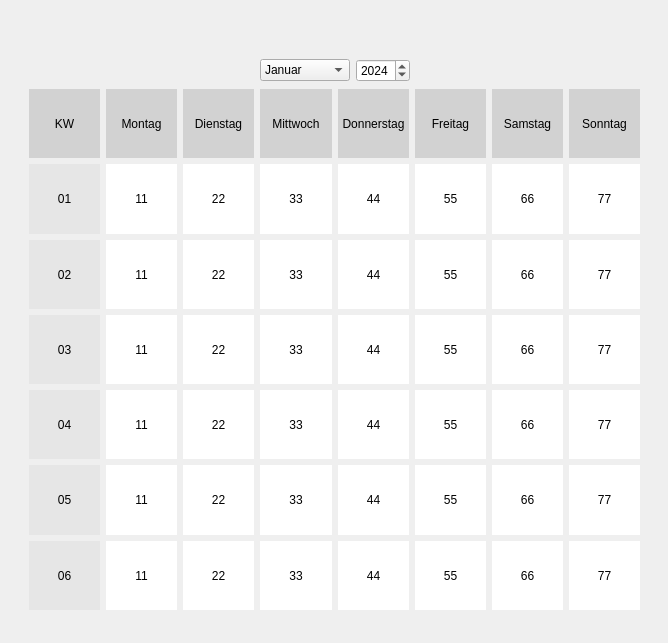
<?xml version="1.0" encoding="UTF-8"?>
<ui version="4.0">
 <class>Form</class>
 <widget class="QWidget" name="Form">
  <property name="geometry">
   <rect>
    <x>0</x>
    <y>0</y>
    <width>668</width>
    <height>643</height>
   </rect>
  </property>
  <property name="windowTitle">
   <string>Form</string>
  </property>
  <widget class="QWidget" name="horizontalLayoutWidget">
   <property name="geometry">
    <rect>
     <x>29</x>
     <y>50</y>
     <width>611</width>
     <height>41</height>
    </rect>
   </property>
   <layout class="QHBoxLayout" name="horizontalLayout">
    <item>
     <spacer name="horizontalSpacer">
      <property name="orientation">
       <enum>Qt::Orientation::Horizontal</enum>
      </property>
      <property name="sizeHint" stdset="0">
       <size>
        <width>40</width>
        <height>20</height>
       </size>
      </property>
     </spacer>
    </item>
    <item>
     <widget class="QComboBox" name="comboBoxMonat">
      <property name="toolTip">
       <string>Monat</string>
      </property>
      <property name="layoutDirection">
       <enum>Qt::LayoutDirection::LeftToRight</enum>
      </property>
      <item>
       <property name="text">
        <string>Januar</string>
       </property>
      </item>
      <item>
       <property name="text">
        <string>Februar</string>
       </property>
      </item>
      <item>
       <property name="text">
        <string>März</string>
       </property>
      </item>
      <item>
       <property name="text">
        <string>April</string>
       </property>
      </item>
      <item>
       <property name="text">
        <string>Mai</string>
       </property>
      </item>
      <item>
       <property name="text">
        <string>Juni</string>
       </property>
      </item>
      <item>
       <property name="text">
        <string>Juli</string>
       </property>
      </item>
      <item>
       <property name="text">
        <string>August</string>
       </property>
      </item>
      <item>
       <property name="text">
        <string>September</string>
       </property>
      </item>
      <item>
       <property name="text">
        <string>Oktober</string>
       </property>
      </item>
      <item>
       <property name="text">
        <string>November</string>
       </property>
      </item>
      <item>
       <property name="text">
        <string>Dezember</string>
       </property>
      </item>
     </widget>
    </item>
    <item>
     <widget class="QSpinBox" name="spinBoxJahreszahl">
      <property name="toolTip">
       <string>Jahreszahl</string>
      </property>
      <property name="layoutDirection">
       <enum>Qt::LayoutDirection::LeftToRight</enum>
      </property>
      <property name="maximum">
       <number>9998</number>
      </property>
      <property name="value">
       <number>2024</number>
      </property>
     </widget>
    </item>
    <item>
     <spacer name="horizontalSpacer_2">
      <property name="orientation">
       <enum>Qt::Orientation::Horizontal</enum>
      </property>
      <property name="sizeHint" stdset="0">
       <size>
        <width>20</width>
        <height>20</height>
       </size>
      </property>
     </spacer>
    </item>
   </layout>
  </widget>
  <widget class="QWidget" name="verticalLayoutWidget">
   <property name="geometry">
    <rect>
     <x>29</x>
     <y>89</y>
     <width>611</width>
     <height>521</height>
    </rect>
   </property>
   <layout class="QVBoxLayout" name="verticalLayout">
    <item>
     <layout class="QHBoxLayout" name="horizontalLayout_2">
      <item>
       <widget class="QLabel" name="LabelKW">
        <property name="styleSheet">
         <string notr="true">background-color: rgb(210, 210, 210);</string>
        </property>
        <property name="text">
         <string>KW</string>
        </property>
        <property name="alignment">
         <set>Qt::AlignmentFlag::AlignCenter</set>
        </property>
       </widget>
      </item>
      <item>
       <widget class="QLabel" name="labelMon">
        <property name="styleSheet">
         <string notr="true">background-color: rgb(210, 210, 210);</string>
        </property>
        <property name="text">
         <string>Montag</string>
        </property>
        <property name="alignment">
         <set>Qt::AlignmentFlag::AlignCenter</set>
        </property>
       </widget>
      </item>
      <item>
       <widget class="QLabel" name="labelTue">
        <property name="styleSheet">
         <string notr="true">background-color: rgb(210, 210, 210);</string>
        </property>
        <property name="text">
         <string>Dienstag</string>
        </property>
        <property name="alignment">
         <set>Qt::AlignmentFlag::AlignCenter</set>
        </property>
       </widget>
      </item>
      <item>
       <widget class="QLabel" name="labelWed">
        <property name="styleSheet">
         <string notr="true">background-color: rgb(210, 210, 210);</string>
        </property>
        <property name="text">
         <string>Mittwoch</string>
        </property>
        <property name="alignment">
         <set>Qt::AlignmentFlag::AlignCenter</set>
        </property>
       </widget>
      </item>
      <item>
       <widget class="QLabel" name="labelThu">
        <property name="styleSheet">
         <string notr="true">background-color: rgb(210, 210, 210);</string>
        </property>
        <property name="text">
         <string>Donnerstag</string>
        </property>
        <property name="alignment">
         <set>Qt::AlignmentFlag::AlignCenter</set>
        </property>
       </widget>
      </item>
      <item>
       <widget class="QLabel" name="labelFri">
        <property name="styleSheet">
         <string notr="true">background-color: rgb(210, 210, 210);</string>
        </property>
        <property name="text">
         <string>Freitag</string>
        </property>
        <property name="alignment">
         <set>Qt::AlignmentFlag::AlignCenter</set>
        </property>
       </widget>
      </item>
      <item>
       <widget class="QLabel" name="labelSat">
        <property name="styleSheet">
         <string notr="true">background-color: rgb(210, 210, 210);</string>
        </property>
        <property name="text">
         <string>Samstag</string>
        </property>
        <property name="alignment">
         <set>Qt::AlignmentFlag::AlignCenter</set>
        </property>
       </widget>
      </item>
      <item>
       <widget class="QLabel" name="labelSun">
        <property name="styleSheet">
         <string notr="true">background-color: rgb(210, 210, 210);</string>
        </property>
        <property name="text">
         <string>Sonntag</string>
        </property>
        <property name="alignment">
         <set>Qt::AlignmentFlag::AlignCenter</set>
        </property>
       </widget>
      </item>
     </layout>
    </item>
    <item>
     <layout class="QHBoxLayout" name="horizontalLayout_3">
      <item>
       <widget class="QLabel" name="LabelKW_2">
        <property name="styleSheet">
         <string notr="true">background-color: rgb(230, 230, 230);</string>
        </property>
        <property name="text">
         <string>01</string>
        </property>
        <property name="alignment">
         <set>Qt::AlignmentFlag::AlignCenter</set>
        </property>
       </widget>
      </item>
      <item>
       <widget class="QLabel" name="labelMon_2">
        <property name="styleSheet">
         <string notr="true">background-color: rgb(255, 255, 255);</string>
        </property>
        <property name="text">
         <string>11</string>
        </property>
        <property name="alignment">
         <set>Qt::AlignmentFlag::AlignCenter</set>
        </property>
       </widget>
      </item>
      <item>
       <widget class="QLabel" name="labelTue_2">
        <property name="styleSheet">
         <string notr="true">background-color: rgb(255, 255, 255);</string>
        </property>
        <property name="text">
         <string>22</string>
        </property>
        <property name="alignment">
         <set>Qt::AlignmentFlag::AlignCenter</set>
        </property>
       </widget>
      </item>
      <item>
       <widget class="QLabel" name="labelWed_2">
        <property name="styleSheet">
         <string notr="true">background-color: rgb(255, 255, 255);</string>
        </property>
        <property name="text">
         <string>33</string>
        </property>
        <property name="alignment">
         <set>Qt::AlignmentFlag::AlignCenter</set>
        </property>
       </widget>
      </item>
      <item>
       <widget class="QLabel" name="labelThu_2">
        <property name="styleSheet">
         <string notr="true">background-color: rgb(255, 255, 255);</string>
        </property>
        <property name="text">
         <string>44</string>
        </property>
        <property name="alignment">
         <set>Qt::AlignmentFlag::AlignCenter</set>
        </property>
       </widget>
      </item>
      <item>
       <widget class="QLabel" name="labelFri_2">
        <property name="styleSheet">
         <string notr="true">background-color: rgb(255, 255, 255);</string>
        </property>
        <property name="text">
         <string>55</string>
        </property>
        <property name="alignment">
         <set>Qt::AlignmentFlag::AlignCenter</set>
        </property>
       </widget>
      </item>
      <item>
       <widget class="QLabel" name="labelSat_2">
        <property name="styleSheet">
         <string notr="true">background-color: rgb(255, 255, 255);</string>
        </property>
        <property name="text">
         <string>66</string>
        </property>
        <property name="alignment">
         <set>Qt::AlignmentFlag::AlignCenter</set>
        </property>
       </widget>
      </item>
      <item>
       <widget class="QLabel" name="labelSun_2">
        <property name="styleSheet">
         <string notr="true">background-color: rgb(255, 255, 255);</string>
        </property>
        <property name="text">
         <string>77</string>
        </property>
        <property name="alignment">
         <set>Qt::AlignmentFlag::AlignCenter</set>
        </property>
       </widget>
      </item>
     </layout>
    </item>
    <item>
     <layout class="QHBoxLayout" name="horizontalLayout_4">
      <item>
       <widget class="QLabel" name="LabelKW_3">
        <property name="styleSheet">
         <string notr="true">background-color: rgb(230, 230, 230);</string>
        </property>
        <property name="text">
         <string>02</string>
        </property>
        <property name="alignment">
         <set>Qt::AlignmentFlag::AlignCenter</set>
        </property>
       </widget>
      </item>
      <item>
       <widget class="QLabel" name="labelMon_3">
        <property name="styleSheet">
         <string notr="true">background-color: rgb(255, 255, 255);</string>
        </property>
        <property name="text">
         <string>11</string>
        </property>
        <property name="alignment">
         <set>Qt::AlignmentFlag::AlignCenter</set>
        </property>
       </widget>
      </item>
      <item>
       <widget class="QLabel" name="labelTue_3">
        <property name="styleSheet">
         <string notr="true">background-color: rgb(255, 255, 255);</string>
        </property>
        <property name="text">
         <string>22</string>
        </property>
        <property name="alignment">
         <set>Qt::AlignmentFlag::AlignCenter</set>
        </property>
       </widget>
      </item>
      <item>
       <widget class="QLabel" name="labelWed_3">
        <property name="styleSheet">
         <string notr="true">background-color: rgb(255, 255, 255);</string>
        </property>
        <property name="text">
         <string>33</string>
        </property>
        <property name="alignment">
         <set>Qt::AlignmentFlag::AlignCenter</set>
        </property>
       </widget>
      </item>
      <item>
       <widget class="QLabel" name="labelThu_3">
        <property name="styleSheet">
         <string notr="true">background-color: rgb(255, 255, 255);</string>
        </property>
        <property name="text">
         <string>44</string>
        </property>
        <property name="alignment">
         <set>Qt::AlignmentFlag::AlignCenter</set>
        </property>
       </widget>
      </item>
      <item>
       <widget class="QLabel" name="labelFri_3">
        <property name="styleSheet">
         <string notr="true">background-color: rgb(255, 255, 255);</string>
        </property>
        <property name="text">
         <string>55</string>
        </property>
        <property name="alignment">
         <set>Qt::AlignmentFlag::AlignCenter</set>
        </property>
       </widget>
      </item>
      <item>
       <widget class="QLabel" name="labelSat_3">
        <property name="styleSheet">
         <string notr="true">background-color: rgb(255, 255, 255);</string>
        </property>
        <property name="text">
         <string>66</string>
        </property>
        <property name="alignment">
         <set>Qt::AlignmentFlag::AlignCenter</set>
        </property>
       </widget>
      </item>
      <item>
       <widget class="QLabel" name="labelSun_3">
        <property name="styleSheet">
         <string notr="true">background-color: rgb(255, 255, 255);</string>
        </property>
        <property name="text">
         <string>77</string>
        </property>
        <property name="alignment">
         <set>Qt::AlignmentFlag::AlignCenter</set>
        </property>
       </widget>
      </item>
     </layout>
    </item>
    <item>
     <layout class="QHBoxLayout" name="horizontalLayout_5">
      <item>
       <widget class="QLabel" name="LabelKW_4">
        <property name="styleSheet">
         <string notr="true">background-color: rgb(230, 230, 230);</string>
        </property>
        <property name="text">
         <string>03</string>
        </property>
        <property name="alignment">
         <set>Qt::AlignmentFlag::AlignCenter</set>
        </property>
       </widget>
      </item>
      <item>
       <widget class="QLabel" name="labelMon_4">
        <property name="styleSheet">
         <string notr="true">background-color: rgb(255, 255, 255);</string>
        </property>
        <property name="text">
         <string>11</string>
        </property>
        <property name="alignment">
         <set>Qt::AlignmentFlag::AlignCenter</set>
        </property>
       </widget>
      </item>
      <item>
       <widget class="QLabel" name="labelTue_4">
        <property name="styleSheet">
         <string notr="true">background-color: rgb(255, 255, 255);</string>
        </property>
        <property name="text">
         <string>22</string>
        </property>
        <property name="alignment">
         <set>Qt::AlignmentFlag::AlignCenter</set>
        </property>
       </widget>
      </item>
      <item>
       <widget class="QLabel" name="labelWed_4">
        <property name="styleSheet">
         <string notr="true">background-color: rgb(255, 255, 255);</string>
        </property>
        <property name="text">
         <string>33</string>
        </property>
        <property name="alignment">
         <set>Qt::AlignmentFlag::AlignCenter</set>
        </property>
       </widget>
      </item>
      <item>
       <widget class="QLabel" name="labelThu_4">
        <property name="styleSheet">
         <string notr="true">background-color: rgb(255, 255, 255);</string>
        </property>
        <property name="text">
         <string>44</string>
        </property>
        <property name="alignment">
         <set>Qt::AlignmentFlag::AlignCenter</set>
        </property>
       </widget>
      </item>
      <item>
       <widget class="QLabel" name="labelFri_4">
        <property name="styleSheet">
         <string notr="true">background-color: rgb(255, 255, 255);</string>
        </property>
        <property name="text">
         <string>55</string>
        </property>
        <property name="alignment">
         <set>Qt::AlignmentFlag::AlignCenter</set>
        </property>
       </widget>
      </item>
      <item>
       <widget class="QLabel" name="labelSat_4">
        <property name="styleSheet">
         <string notr="true">background-color: rgb(255, 255, 255);</string>
        </property>
        <property name="text">
         <string>66</string>
        </property>
        <property name="alignment">
         <set>Qt::AlignmentFlag::AlignCenter</set>
        </property>
       </widget>
      </item>
      <item>
       <widget class="QLabel" name="labelSun_4">
        <property name="styleSheet">
         <string notr="true">background-color: rgb(255, 255, 255);</string>
        </property>
        <property name="text">
         <string>77</string>
        </property>
        <property name="alignment">
         <set>Qt::AlignmentFlag::AlignCenter</set>
        </property>
       </widget>
      </item>
     </layout>
    </item>
    <item>
     <layout class="QHBoxLayout" name="horizontalLayout_6">
      <item>
       <widget class="QLabel" name="LabelKW_5">
        <property name="styleSheet">
         <string notr="true">background-color: rgb(230, 230, 230);</string>
        </property>
        <property name="text">
         <string>04</string>
        </property>
        <property name="alignment">
         <set>Qt::AlignmentFlag::AlignCenter</set>
        </property>
       </widget>
      </item>
      <item>
       <widget class="QLabel" name="labelMon_5">
        <property name="styleSheet">
         <string notr="true">background-color: rgb(255, 255, 255);</string>
        </property>
        <property name="text">
         <string>11</string>
        </property>
        <property name="alignment">
         <set>Qt::AlignmentFlag::AlignCenter</set>
        </property>
       </widget>
      </item>
      <item>
       <widget class="QLabel" name="labelTue_5">
        <property name="styleSheet">
         <string notr="true">background-color: rgb(255, 255, 255);</string>
        </property>
        <property name="text">
         <string>22</string>
        </property>
        <property name="alignment">
         <set>Qt::AlignmentFlag::AlignCenter</set>
        </property>
       </widget>
      </item>
      <item>
       <widget class="QLabel" name="labelWed_5">
        <property name="styleSheet">
         <string notr="true">background-color: rgb(255, 255, 255);</string>
        </property>
        <property name="text">
         <string>33</string>
        </property>
        <property name="alignment">
         <set>Qt::AlignmentFlag::AlignCenter</set>
        </property>
       </widget>
      </item>
      <item>
       <widget class="QLabel" name="labelThu_5">
        <property name="styleSheet">
         <string notr="true">background-color: rgb(255, 255, 255);</string>
        </property>
        <property name="text">
         <string>44</string>
        </property>
        <property name="alignment">
         <set>Qt::AlignmentFlag::AlignCenter</set>
        </property>
       </widget>
      </item>
      <item>
       <widget class="QLabel" name="labelFri_5">
        <property name="styleSheet">
         <string notr="true">background-color: rgb(255, 255, 255);</string>
        </property>
        <property name="text">
         <string>55</string>
        </property>
        <property name="alignment">
         <set>Qt::AlignmentFlag::AlignCenter</set>
        </property>
       </widget>
      </item>
      <item>
       <widget class="QLabel" name="labelSat_5">
        <property name="styleSheet">
         <string notr="true">background-color: rgb(255, 255, 255);</string>
        </property>
        <property name="text">
         <string>66</string>
        </property>
        <property name="alignment">
         <set>Qt::AlignmentFlag::AlignCenter</set>
        </property>
       </widget>
      </item>
      <item>
       <widget class="QLabel" name="labelSun_5">
        <property name="styleSheet">
         <string notr="true">background-color: rgb(255, 255, 255);</string>
        </property>
        <property name="text">
         <string>77</string>
        </property>
        <property name="alignment">
         <set>Qt::AlignmentFlag::AlignCenter</set>
        </property>
       </widget>
      </item>
     </layout>
    </item>
    <item>
     <layout class="QHBoxLayout" name="horizontalLayout_7">
      <item>
       <widget class="QLabel" name="LabelKW_6">
        <property name="styleSheet">
         <string notr="true">background-color: rgb(230, 230, 230);</string>
        </property>
        <property name="text">
         <string>05</string>
        </property>
        <property name="alignment">
         <set>Qt::AlignmentFlag::AlignCenter</set>
        </property>
       </widget>
      </item>
      <item>
       <widget class="QLabel" name="labelMon_6">
        <property name="styleSheet">
         <string notr="true">background-color: rgb(255, 255, 255);</string>
        </property>
        <property name="text">
         <string>11</string>
        </property>
        <property name="alignment">
         <set>Qt::AlignmentFlag::AlignCenter</set>
        </property>
       </widget>
      </item>
      <item>
       <widget class="QLabel" name="labelTue_6">
        <property name="styleSheet">
         <string notr="true">background-color: rgb(255, 255, 255);</string>
        </property>
        <property name="text">
         <string>22</string>
        </property>
        <property name="alignment">
         <set>Qt::AlignmentFlag::AlignCenter</set>
        </property>
       </widget>
      </item>
      <item>
       <widget class="QLabel" name="labelWed_6">
        <property name="styleSheet">
         <string notr="true">background-color: rgb(255, 255, 255);</string>
        </property>
        <property name="text">
         <string>33</string>
        </property>
        <property name="alignment">
         <set>Qt::AlignmentFlag::AlignCenter</set>
        </property>
       </widget>
      </item>
      <item>
       <widget class="QLabel" name="labelThu_6">
        <property name="styleSheet">
         <string notr="true">background-color: rgb(255, 255, 255);</string>
        </property>
        <property name="text">
         <string>44</string>
        </property>
        <property name="alignment">
         <set>Qt::AlignmentFlag::AlignCenter</set>
        </property>
       </widget>
      </item>
      <item>
       <widget class="QLabel" name="labelFri_6">
        <property name="styleSheet">
         <string notr="true">background-color: rgb(255, 255, 255);</string>
        </property>
        <property name="text">
         <string>55</string>
        </property>
        <property name="alignment">
         <set>Qt::AlignmentFlag::AlignCenter</set>
        </property>
       </widget>
      </item>
      <item>
       <widget class="QLabel" name="labelSat_6">
        <property name="styleSheet">
         <string notr="true">background-color: rgb(255, 255, 255);</string>
        </property>
        <property name="text">
         <string>66</string>
        </property>
        <property name="alignment">
         <set>Qt::AlignmentFlag::AlignCenter</set>
        </property>
       </widget>
      </item>
      <item>
       <widget class="QLabel" name="labelSun_6">
        <property name="styleSheet">
         <string notr="true">background-color: rgb(255, 255, 255);</string>
        </property>
        <property name="text">
         <string>77</string>
        </property>
        <property name="alignment">
         <set>Qt::AlignmentFlag::AlignCenter</set>
        </property>
       </widget>
      </item>
     </layout>
    </item>
    <item>
     <layout class="QHBoxLayout" name="horizontalLayout_8">
      <item>
       <widget class="QLabel" name="LabelKW_7">
        <property name="styleSheet">
         <string notr="true">background-color: rgb(230, 230, 230);</string>
        </property>
        <property name="text">
         <string>06</string>
        </property>
        <property name="alignment">
         <set>Qt::AlignmentFlag::AlignCenter</set>
        </property>
       </widget>
      </item>
      <item>
       <widget class="QLabel" name="labelMon_7">
        <property name="styleSheet">
         <string notr="true">background-color: rgb(255, 255, 255);</string>
        </property>
        <property name="text">
         <string>11</string>
        </property>
        <property name="alignment">
         <set>Qt::AlignmentFlag::AlignCenter</set>
        </property>
       </widget>
      </item>
      <item>
       <widget class="QLabel" name="labelTue_7">
        <property name="styleSheet">
         <string notr="true">background-color: rgb(255, 255, 255);</string>
        </property>
        <property name="text">
         <string>22</string>
        </property>
        <property name="alignment">
         <set>Qt::AlignmentFlag::AlignCenter</set>
        </property>
       </widget>
      </item>
      <item>
       <widget class="QLabel" name="labelWed_7">
        <property name="styleSheet">
         <string notr="true">background-color: rgb(255, 255, 255);</string>
        </property>
        <property name="text">
         <string>33</string>
        </property>
        <property name="alignment">
         <set>Qt::AlignmentFlag::AlignCenter</set>
        </property>
       </widget>
      </item>
      <item>
       <widget class="QLabel" name="labelThu_7">
        <property name="styleSheet">
         <string notr="true">background-color: rgb(255, 255, 255);</string>
        </property>
        <property name="text">
         <string>44</string>
        </property>
        <property name="alignment">
         <set>Qt::AlignmentFlag::AlignCenter</set>
        </property>
       </widget>
      </item>
      <item>
       <widget class="QLabel" name="labelFri_7">
        <property name="styleSheet">
         <string notr="true">background-color: rgb(255, 255, 255);</string>
        </property>
        <property name="text">
         <string>55</string>
        </property>
        <property name="alignment">
         <set>Qt::AlignmentFlag::AlignCenter</set>
        </property>
       </widget>
      </item>
      <item>
       <widget class="QLabel" name="labelSat_7">
        <property name="styleSheet">
         <string notr="true">background-color: rgb(255, 255, 255);</string>
        </property>
        <property name="text">
         <string>66</string>
        </property>
        <property name="alignment">
         <set>Qt::AlignmentFlag::AlignCenter</set>
        </property>
       </widget>
      </item>
      <item>
       <widget class="QLabel" name="labelSun_7">
        <property name="styleSheet">
         <string notr="true">background-color: rgb(255, 255, 255);</string>
        </property>
        <property name="text">
         <string>77</string>
        </property>
        <property name="alignment">
         <set>Qt::AlignmentFlag::AlignCenter</set>
        </property>
       </widget>
      </item>
     </layout>
    </item>
   </layout>
  </widget>
 </widget>
 <resources/>
 <connections/>
</ui>
